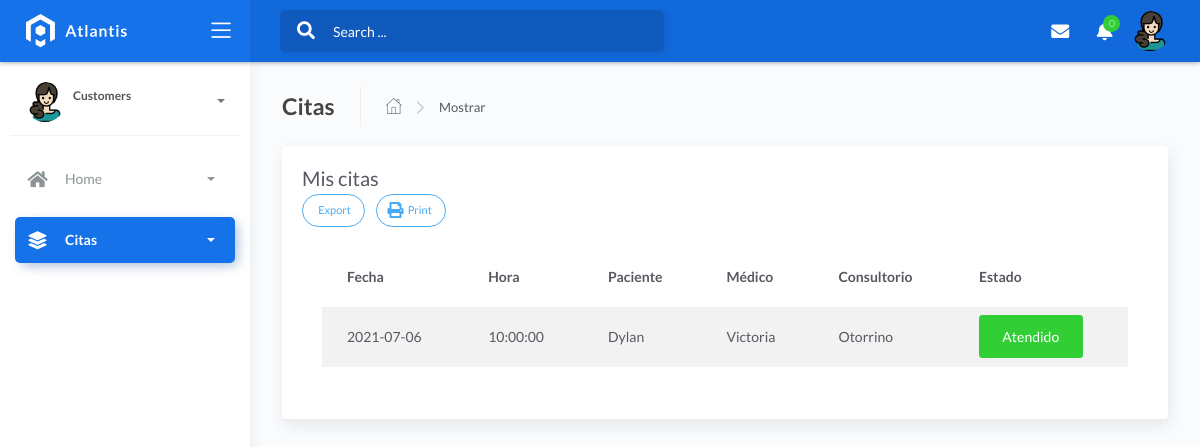
/view/user_app/mostrar.php (signed in), run on the app's committed database.
### tables this page shows
CREATE TABLE `appointment` (
  `codcit` int(11) NOT NULL,
  `dates` date NOT NULL,
  `hour` time NOT NULL,
  `codpaci` int(11) NOT NULL,
  `coddoc` int(11) NOT NULL,
  `codespe` int(11) NOT NULL,
  `estado` char(1) NOT NULL,
  `fecha_create` timestamp NOT NULL DEFAULT current_timestamp() ON UPDATE current_timestamp()
);

CREATE TABLE `customers` (
  `codpaci` int(11) NOT NULL,
  `dnipa` char(8) NOT NULL,
  `nombrep` varchar(50) NOT NULL,
  `apellidop` varchar(50) NOT NULL,
  `seguro` char(10) NOT NULL,
  `tele` char(9) NOT NULL,
  `sexo` char(15) NOT NULL,
  `email` varchar(15) NOT NULL,
  `clave` varchar(255) NOT NULL,
  `cargo` char(1) NOT NULL,
  `estado` varchar(15) NOT NULL,
  `fecha_create` timestamp NOT NULL DEFAULT current_timestamp() ON UPDATE current_timestamp()
);

CREATE TABLE `doctor` (
  `coddoc` int(11) NOT NULL,
  `dnidoc` char(8) NOT NULL,
  `nomdoc` varchar(50) NOT NULL,
  `apedoc` varchar(50) NOT NULL,
  `codespe` int(11) NOT NULL,
  `sexo` char(15) NOT NULL,
  `telefo` char(9) NOT NULL,
  `fechanaci` date NOT NULL,
  `correo` varchar(50) NOT NULL,
  `naciona` varchar(35) NOT NULL,
  `estado` char(15) NOT NULL,
  `fecha_create` timestamp NOT NULL DEFAULT current_timestamp() ON UPDATE current_timestamp()
);

CREATE TABLE `specialty` (
  `codespe` int(11) NOT NULL,
  `nombrees` varchar(50) NOT NULL,
  `fecha_create` timestamp NOT NULL DEFAULT current_timestamp() ON UPDATE current_timestamp()
);

### view/user_app/mostrar.php (the view, shortened to what this page needs)
<?php
$id=$_SESSION['id'];
?>
<!DOCTYPE html>
<html lang="en">
<head>
	<link rel="stylesheet" href="../../assets/css/bootstrap.min.css">
	<link rel="stylesheet" href="../../assets/css/atlantis.min.css">
	<link rel="stylesheet" href="../../assets/css/demo.css">
</head>
<body>
	<div class="wrapper">
		<div class="main-header">
			<div class="logo-header" data-background-color="blue">
				<a href="../admin/admin.php" class="logo">
					<img src="../../assets/img/logo.svg" alt="navbar brand" class="navbar-brand">
				</a>
				<div class="nav-toggle">
					<button class="btn btn-toggle toggle-sidebar">
						<i class="icon-menu"></i>
					</button>
				</div>
			</div>
			<nav class="navbar navbar-header navbar-expand-lg" data-background-color="blue2">
				<div class="container-fluid">
					<div class="collapse" id="search-nav">
						<form class="navbar-left navbar-form nav-search mr-md-3">
							<div class="input-group">
								<div class="input-group-prepend">
									<button type="submit" class="btn btn-search pr-1">
										<i class="fa fa-search search-icon"></i>
									</button>
								</div>
								<input type="text" placeholder="Search ..." class="form-control">
							</div>
						</form>
					</div>
					<ul class="navbar-nav topbar-nav ml-md-auto align-items-center">
						<li class="nav-item dropdown hidden-caret">
							<a class="nav-link dropdown-toggle" href="#" id="messageDropdown" role="button" data-toggle="dropdown" aria-haspopup="true" aria-expanded="false">
								<i class="fa fa-envelope"></i>
							</a>
						</li>
						<li class="nav-item dropdown hidden-caret">
							<a class="nav-link dropdown-toggle" href="#" id="notifDropdown" role="button" data-toggle="dropdown" aria-haspopup="true" aria-expanded="false">
								<i class="fa fa-bell"></i>
								<span class="notification">0</span>
							</a>
						</li>
						<li class="nav-item dropdown hidden-caret">
							<a class="dropdown-toggle profile-pic" data-toggle="dropdown" href="#" aria-expanded="false">
								<div class="avatar-sm">
									<img src="../../assets/img/mujer.png" alt="..." class="avatar-img rounded-circle">
								</div>
							</a>
						</li>
					</ul>
				</div>
			</nav>
		</div>
		<div class="sidebar sidebar-style-2">
			<div class="sidebar-wrapper scrollbar scrollbar-inner">
				<div class="sidebar-content">
					<div class="user">
						<div class="avatar-sm float-left mr-2">
							<img src="../../assets/img/mujer.png" alt="..." class="avatar-img rounded-circle">
						</div>
						<div class="info">
							<a data-toggle="collapse" href="#collapseExample" aria-expanded="true">
								<span>
									<span class="user-level">Customers</span>
									<span class="caret"></span>
								</span>
							</a>
							<div class="clearfix"></div>
						</div>
					</div>
					<ul class="nav nav-primary">
						<li class="nav-item">
							<a data-toggle="collapse" href="#dashboard" class="collapsed" aria-expanded="false">
								<i class="fas fa-home"></i>
								<p>Home</p>
								<span class="caret"></span>
							</a>
						</li>
						<li class="nav-item active">
							<a data-toggle="collapse" href="#base">
								<i class="fas fa-layer-group"></i>
								<p>Citas</p>
								<span class="caret"></span>
							</a>
						</li>
					</ul>
				</div>
			</div>
		</div>
		<div class="main-panel">
			<div class="content">
				<div class="page-inner">
					<div class="page-header">
						<h4 class="page-title">Citas</h4>
						<ul class="breadcrumbs">
							<li class="nav-home">
								<a href="../view/admin/admin.php">
									<i class="flaticon-home"></i>
								</a>
							</li>
							<li class="separator">
								<i class="flaticon-right-arrow"></i>
							</li>
							<li class="nav-item">
								<a href="#">Mostrar</a>
							</li>
						</ul>
					</div>
					<div class="row">
						<div class="col-md-12">
							<div class="card">
								<div class="card-header">
									<div class="d-flex align-items-center">
										<h4 class="card-title">Mis citas</h4>
									</div>
									<div class="card-tools">
											<a href="../view/specialty/reporte.php" class="btn btn-info btn-border btn-round btn-sm mr-2">
												Export
											</a>
											<a href="#" class="btn btn-info btn-border btn-round btn-sm">
												<span class="btn-label">
												</span>
												Print
											</a>
										</div>
										<div class="card-body">
						<div class="table-responsive">
							<table id="add-row" class="display table table-striped table-hover">
							<thead>
								<tr>
									<th>Fecha</th>
									<th>Hora</th>
									<th>Paciente</th>
									<th>Médico</th>
									<th>Consultorio</th>
									<th>Estado</th>
								</tr>
							</thead>
							 <tbody class="BusquedaRapida">
	<?php
if (isset($_SESSION['id'])) {
	include "../config/conex.php";
	$sql = "SELECT appointment.codcit, appointment.dates, appointment.hour, customers.codpaci,
						customers.dnipa, customers.nombrep, customers.apellidop, doctor.coddoc, doctor.dnidoc, doctor.nomdoc,
						doctor.apedoc, specialty.codespe, specialty.nombrees, appointment.estado FROM appointment INNER JOIN customers ON
						appointment.codpaci=customers.codpaci INNER JOIN doctor ON appointment.coddoc=doctor.coddoc INNER JOIN specialty ON
						appointment.codespe=specialty.codespe WHERE customers.codpaci='$id'";
	$query = mysqli_query($conex, $sql);
?>
 <?php
			if (mysqli_num_rows($query) > 0) {
				while ($row = mysqli_fetch_assoc($query)) {
			?>
			<td><?php echo $row['dates']; ?></td>
			<td><?php echo $row['hour']; ?></td>
			<td><?php echo $row['nombrep']; ?></td>
			<td><?php echo $row['nomdoc']; ?></td>
			<td><?php echo $row['nombrees']; ?></td>
			<td>
						 <?php    if($row['estado']==1)  { ?>
						  <form  method="get" action="javascript:activo('<?php echo $row['codcit']; ?>')">
							<button type="submit" class="btn btn-success">Atendido</button>
						  </form>
						<?php  }   else {?>
						  <form  method="get" action="javascript:inactivo('<?php echo $row['codcit']; ?>')">
							<button type="submit" class="btn btn-danger btn-xs">Pendiente</button>
						  </form>
						<?php  } ?>
					</td>
<?php
				}
			} else {
				?>
				<div class="message">
					<p class="alert alert-warning">No cuenta con ninguna cita</p>
				</div>
			<?php
			}
			?>
	<?php
} else {
	header('location:mostrar.php');
}
?>
							 </tbody>
							</table>
						</div>
								</div>
								</div>
							</div>
						</div>
					</div>
				</div>
			</div>
		</div>
	</div>
</body>
</html>

### data on the page
appointment: dates "2021-07-06", hour "10:00:00", codpaci.nombrep "Dylan", coddoc.nomdoc "Victoria", codespe.nombrees "Otorrino"
